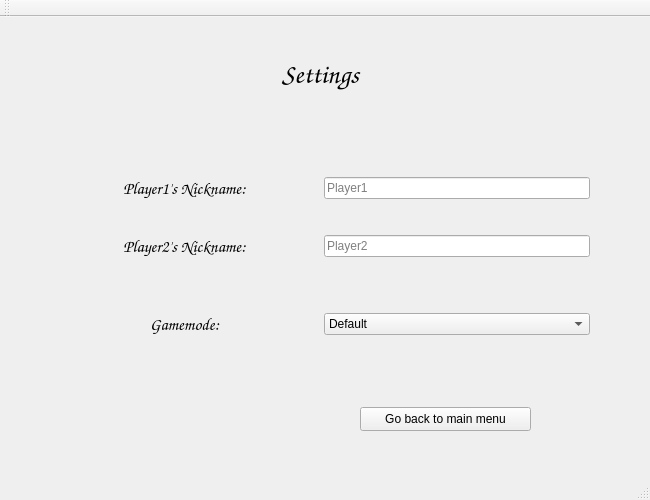
<?xml version="1.0" encoding="UTF-8"?>
<ui version="4.0">
 <class>SettingsWidgetClass</class>
 <widget class="QMainWindow" name="SettingsWidgetClass">
  <property name="geometry">
   <rect>
    <x>0</x>
    <y>0</y>
    <width>650</width>
    <height>500</height>
   </rect>
  </property>
  <property name="windowTitle">
   <string>SettingsWidget</string>
  </property>
  <widget class="QWidget" name="centralWidget">
   <widget class="QWidget" name="gridLayoutWidget">
    <property name="geometry">
     <rect>
      <x>40</x>
      <y>0</y>
      <width>561</width>
      <height>361</height>
     </rect>
    </property>
    <layout class="QGridLayout" name="gridLayout">
     <item row="2" column="0" colspan="2">
      <spacer name="verticalSpacer">
       <property name="orientation">
        <enum>Qt::Vertical</enum>
       </property>
       <property name="sizeType">
        <enum>QSizePolicy::Maximum</enum>
       </property>
       <property name="sizeHint" stdset="0">
        <size>
         <width>150</width>
         <height>50</height>
        </size>
       </property>
      </spacer>
     </item>
     <item row="8" column="1">
      <widget class="QComboBox" name="comboBox_2">
       <item>
        <property name="text">
         <string>Default</string>
        </property>
       </item>
       <item>
        <property name="text">
         <string>Bulldozer</string>
        </property>
       </item>
       <item>
        <property name="text">
         <string>Mines</string>
        </property>
       </item>
      </widget>
     </item>
     <item row="8" column="0">
      <widget class="QLabel" name="label_4">
       <property name="font">
        <font>
         <family>Comic Sans MS</family>
         <pointsize>13</pointsize>
        </font>
       </property>
       <property name="text">
        <string>Gamemode:</string>
       </property>
       <property name="alignment">
        <set>Qt::AlignCenter</set>
       </property>
      </widget>
     </item>
     <item row="6" column="0">
      <widget class="QLabel" name="label_3">
       <property name="font">
        <font>
         <family>Comic Sans MS</family>
         <pointsize>13</pointsize>
        </font>
       </property>
       <property name="text">
        <string>Player2's Nickname:</string>
       </property>
       <property name="alignment">
        <set>Qt::AlignCenter</set>
       </property>
      </widget>
     </item>
     <item row="6" column="1">
      <widget class="QLineEdit" name="lineEdit_2">
       <property name="sizePolicy">
        <sizepolicy hsizetype="Preferred" vsizetype="Maximum">
         <horstretch>0</horstretch>
         <verstretch>0</verstretch>
        </sizepolicy>
       </property>
       <property name="placeholderText">
        <string>Player2</string>
       </property>
      </widget>
     </item>
     <item row="7" column="0" colspan="2">
      <spacer name="verticalSpacer_2">
       <property name="orientation">
        <enum>Qt::Vertical</enum>
       </property>
       <property name="sizeType">
        <enum>QSizePolicy::Maximum</enum>
       </property>
       <property name="sizeHint" stdset="0">
        <size>
         <width>20</width>
         <height>20</height>
        </size>
       </property>
      </spacer>
     </item>
     <item row="4" column="0">
      <widget class="QLabel" name="label_2">
       <property name="font">
        <font>
         <family>Comic Sans MS</family>
         <pointsize>13</pointsize>
        </font>
       </property>
       <property name="text">
        <string>Player1's Nickname:</string>
       </property>
       <property name="alignment">
        <set>Qt::AlignCenter</set>
       </property>
      </widget>
     </item>
     <item row="4" column="1">
      <widget class="QLineEdit" name="lineEdit">
       <property name="sizePolicy">
        <sizepolicy hsizetype="Preferred" vsizetype="Maximum">
         <horstretch>0</horstretch>
         <verstretch>0</verstretch>
        </sizepolicy>
       </property>
       <property name="placeholderText">
        <string>Player1</string>
       </property>
      </widget>
     </item>
     <item row="1" column="0" colspan="2">
      <widget class="QLabel" name="label">
       <property name="sizePolicy">
        <sizepolicy hsizetype="Preferred" vsizetype="Fixed">
         <horstretch>0</horstretch>
         <verstretch>0</verstretch>
        </sizepolicy>
       </property>
       <property name="font">
        <font>
         <family>Comic Sans MS</family>
         <pointsize>20</pointsize>
        </font>
       </property>
       <property name="text">
        <string>Settings</string>
       </property>
       <property name="alignment">
        <set>Qt::AlignCenter</set>
       </property>
      </widget>
     </item>
    </layout>
   </widget>
   <widget class="QPushButton" name="backToMenuButton">
    <property name="geometry">
     <rect>
      <x>360</x>
      <y>390</y>
      <width>171</width>
      <height>24</height>
     </rect>
    </property>
    <property name="text">
     <string>Go back to main menu</string>
    </property>
   </widget>
  </widget>
  <widget class="QMenuBar" name="menuBar">
   <property name="geometry">
    <rect>
     <x>0</x>
     <y>0</y>
     <width>650</width>
     <height>22</height>
    </rect>
   </property>
  </widget>
  <widget class="QToolBar" name="mainToolBar">
   <attribute name="toolBarArea">
    <enum>TopToolBarArea</enum>
   </attribute>
   <attribute name="toolBarBreak">
    <bool>false</bool>
   </attribute>
  </widget>
  <widget class="QStatusBar" name="statusBar"/>
 </widget>
 <layoutdefault spacing="6" margin="11"/>
 <resources/>
 <connections/>
</ui>
